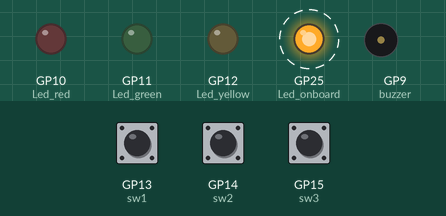
This program was run on a simulated Raspberry Pi Pico running MicroPython. Parts: output pins drawn as LEDs (lit = HIGH), buzzer (waves = sounding). Dashed ring = blinking. The inputs (shaded band) are chosen by the test bench; at power-on: GP13 (sw1) HIGH, GP14 (sw2) HIGH, GP15 (sw3) HIGH.

Above: at 4.2 s.
4.3 s: GP13 (sw1) pulled LOW for 0.15 s
At 4.4 s:
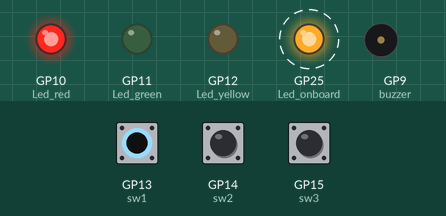
7.3 s: GP14 (sw2) pulled LOW for 0.15 s
At 7.4 s:
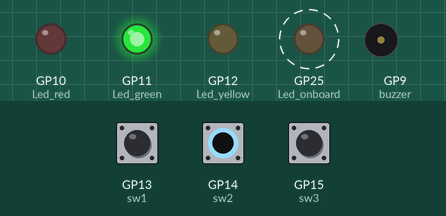
10.3 s: GP15 (sw3) pulled LOW for 0.15 s
At 10.4 s:
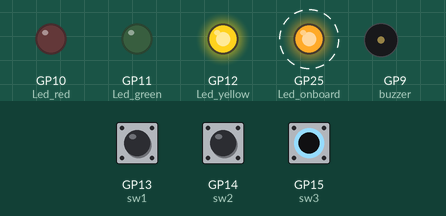
13.3 s: GP13 (sw1) pulled LOW for 1 s
At 15.8 s:
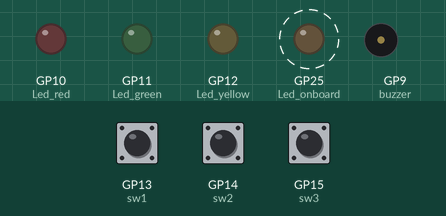
16.3 s: GP14 (sw2) pulled LOW for 1 s
At 16.8 s:
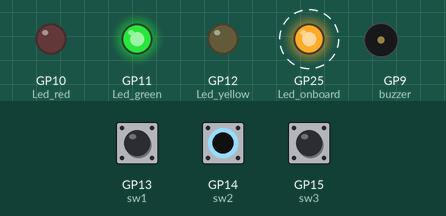
19.3 s: GP15 (sw3) pulled LOW for 1 s
At 19.8 s:
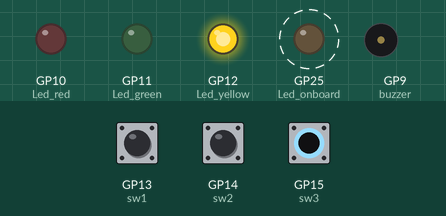
Timing chart, 0 to 23.3 s (numbered marks = the images above; inputs shaded):
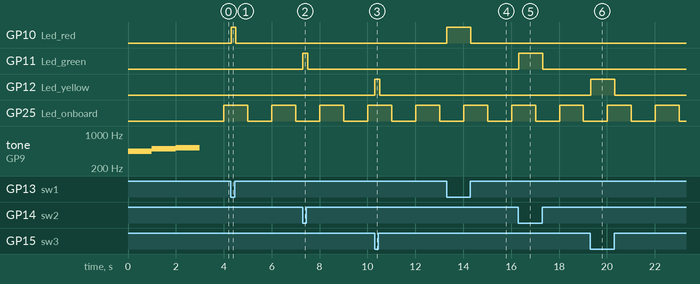

Measured:
- after the input at 4.3 s, GP10 (Led_red): LOW → HIGH at once, → LOW 0.20 s later
- after the input at 7.3 s, GP11 (Led_green): LOW → HIGH at once, → LOW 0.20 s later
- after the input at 10.3 s, GP12 (Led_yellow): LOW → HIGH at once, → LOW 0.20 s later
- after the input at 13.3 s, GP10 (Led_red): LOW → HIGH at once, → LOW 1.0 s later
- after the input at 16.3 s, GP11 (Led_green): LOW → HIGH at once, → LOW 1.0 s later
- after the input at 19.3 s, GP12 (Led_yellow): LOW → HIGH at once, → LOW 1.0 s later
- by itself, GP25 (Led_onboard): alternates HIGH for 1.0 s and LOW for 1.0 s

The program:

testboard.py
```python
from machine import Pin, PWM
import time

Led_onboard = Pin(25, Pin.OUT)
Led_red = Pin(10, Pin.OUT)
Led_green = Pin(11, Pin.OUT)
Led_yellow = Pin(12, Pin.OUT)
sw1 = Pin(13, Pin.IN)
sw2 = Pin(14, Pin.IN)
sw3 = Pin(15, Pin.IN)
buzzer = PWM(Pin(9))

buzzer.freq(440)
buzzer.duty_u16(5000)
time.sleep(1)
buzzer.freq(494)
buzzer.duty_u16(5000)
time.sleep(1)
buzzer.freq(523)
buzzer.duty_u16(5000)
time.sleep(1)
buzzer.duty_u16(0)
i = 0
while True:
    if sw1.value()==0:
        Led_red.on()
    else:
        Led_red.off()
    if sw2.value()==0:
        Led_green.on()
    else:
        Led_green.off()
    if sw3.value()==0:
        Led_yellow.on()
    else:
        Led_yellow.off()
    time.sleep(0.1)
    i+=1
    if i>=10:
        if Led_onboard.value()==1:
            Led_onboard.value(0)
        else:
            Led_onboard.value(1)
        i=0
```
